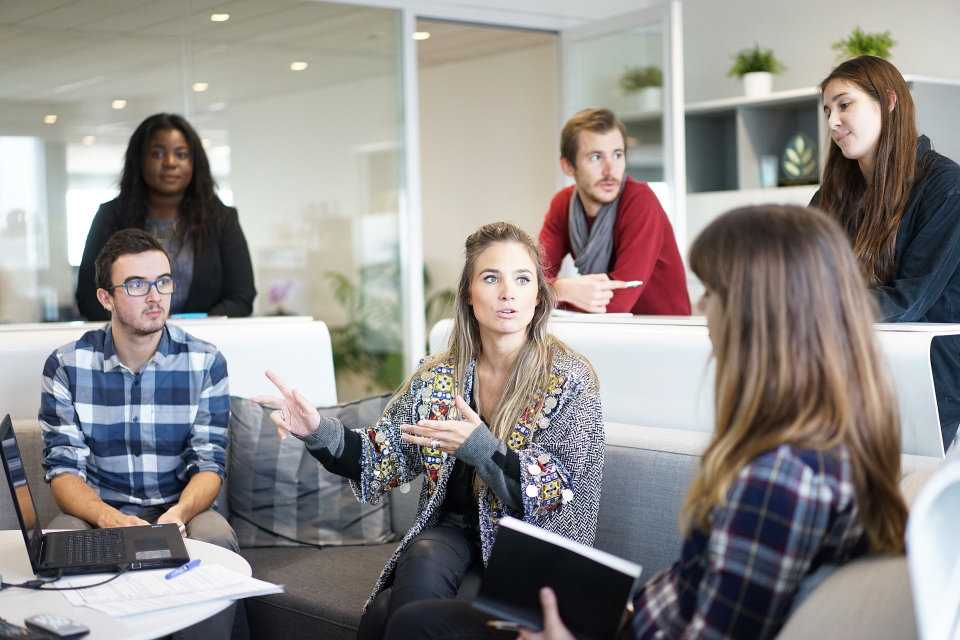
#> input picture 3-Boocamp-Courses/Artificial-Inteligence-Guide/7-Visao-Computacional/content/workplace-1245776_1920.jpg, 1920 x 1280 px, found by its file name (shown at 1/2 size)
$ jupyter execute --allow-errors 'Visão_Computacional.ipynb'
#> lines starting #> are read from the running program, lines starting #| are printed output that depends on the picture; after the words box and inside, x2 and y2 are one past the last pixel; in counts of white or black regions, pixels touching at a corner belong together
<a href="https://colab.research.google.com/github/viannaandreBR/My-Data-Science-Journey/blob/main/Vis%C3%A3o_Computacional.ipynb" target="_parent"></a>

# Visão computacional

[cell 1]
# Python program to explain cv2.imshow() method

# importing cv2
import cv2
import numpy as np


# path
#path = r'C:\Users\Rajnish\Desktop\geeksforgeeks.png'

# Reading an image in default mode
#image = cv2.imread(path)
cv2.namedWindow("Image")

image = cv2.imread('/content/workplace-1245776_1920.jpg')
#> image is the input picture: shape (1280, 1920, 3); mean B, G, R 136.9, 139, 142.8

# Window name in which image is displayed
window_name = 'Image'

# Using cv2.imshow() method
# Displaying the image
#cv2.imshow(window_name, image)
#cv2.imshow(image, image)
#cv2.imshow(image)
cv2.imshow(window_name,image)


#waits for user to press any key
#(this is necessary to avoid Python kernel form crashing)
cv2.waitKey(2000)

#closing all open windows
cv2.destroyAllWindows()

## Detecção de faces

[cell 2]
import cv2 # OpenCV
#import cv2_imshow
#from cv2.patches import cv2_imshow
#from matplotlib import pyplot as plt

[cell 3]
#!python3 -c "import cv2; print(cv2.__version__)"
import cv2 #for image processing
#import easygui #to open the filebox
import numpy as np #to store image
import imageio #to read image stored at particular path

[cell 4]
imagem = cv2.imread('/content/workplace-1245776_1920.jpg')

[cell 5]
imagem = cv2.imread('/content/workplace-1245776_1920.jpg', cv2.IMREAD_UNCHANGED)

[cell 6]
print(imagem) #not None
#> (printed output is left out)

[cell 7]
# [5 lines of commented-out code are left out]
img = cv2.imread('/content/workplace-1245776_1920.jpg')

[cell 8]
#cv2.imshow(imagem,imagem)
cv2.imshow(img)

[cell 9]
#cv2_imshow(imagem)
#from google.colab.patches import cv2_imshow
#cv2_imshow(imagem)
cv2.imshow('ImageWindow',imagem)

[cell 10]
detector_face = cv2.CascadeClassifier('/content/haarcascade_frontalface_default.xml')

[cell 11]
imagem_cinza = cv2.cvtColor(imagem, cv2.COLOR_BGR2GRAY)
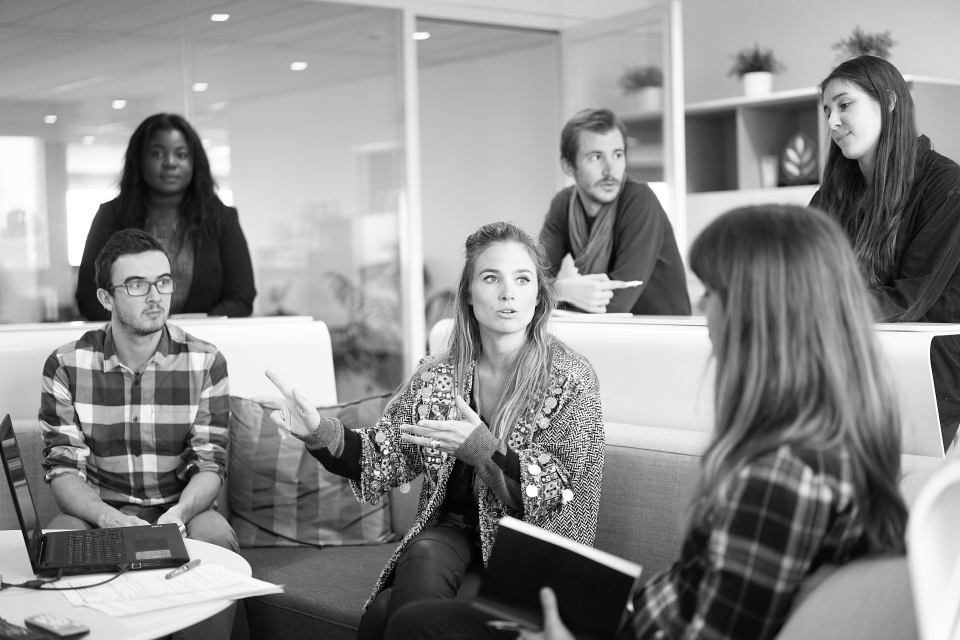
#> imagem_cinza: shape (1280, 1920) (shown at 1/2 size); min 0, max 255, mean 139.9
#> (the rest of this cell did not finish here and is left out)

[cell 12]
deteccoes = detector_face.detectMultiScale(imagem_cinza, scaleFactor=1.3, minSize=(30,30))
#> deteccoes = [[284, 262, 114, 114], [1149, 260, 129, 129], [1635, 156, 147, 147], [928, 491, 171, 171], [222, 507, 151, 151]]

[cell 13]
deteccoes
#> Out has the same summary as deteccoes

[cell 14]
len(deteccoes)
#> Out = 5

[cell 15]
for (x, y, l, a) in deteccoes:
  #print(x, y, l, a)
  cv2.rectangle(imagem, (x, y), (x + l, y + a), (0,255,0), 2)
#> this loop made 5 passes
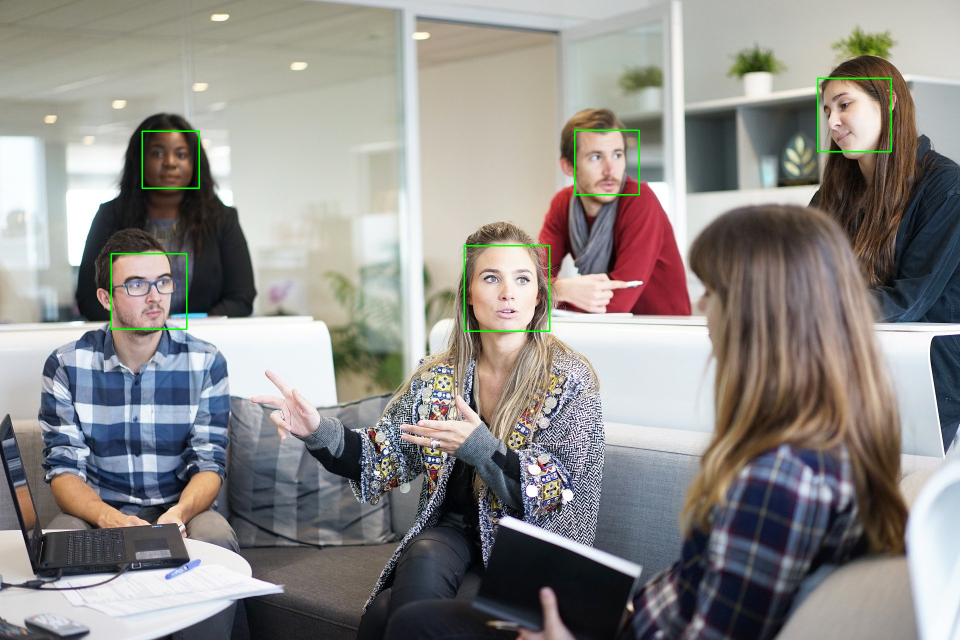
#> imagem: shape (1280, 1920, 3) (shown at 1/2 size); 0.35% of pixels changed, all inside (x1, y1, x2, y2) = (221, 155, 1784, 664)
#> (the rest of this cell did not finish here and is left out)

## Detecção do corpo

[cell 16]
image = cv2.imread('/content/pessoas.jpg')
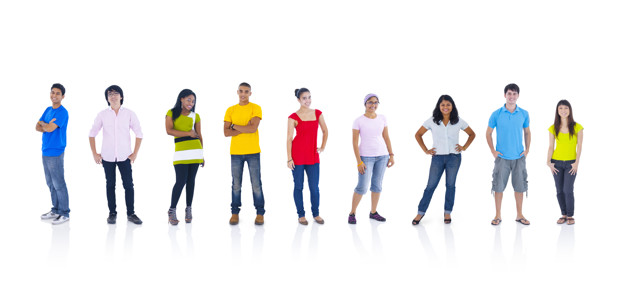
#> input picture 3-Boocamp-Courses/Artificial-Inteligence-Guide/7-Visao-Computacional/content/pessoas.jpg, 626 x 294 px, found by its file name
#> image is the input picture: shape (294, 626, 3); mean B, G, R 234.7, 234.1, 235.2
#cv2_imshow(image)
